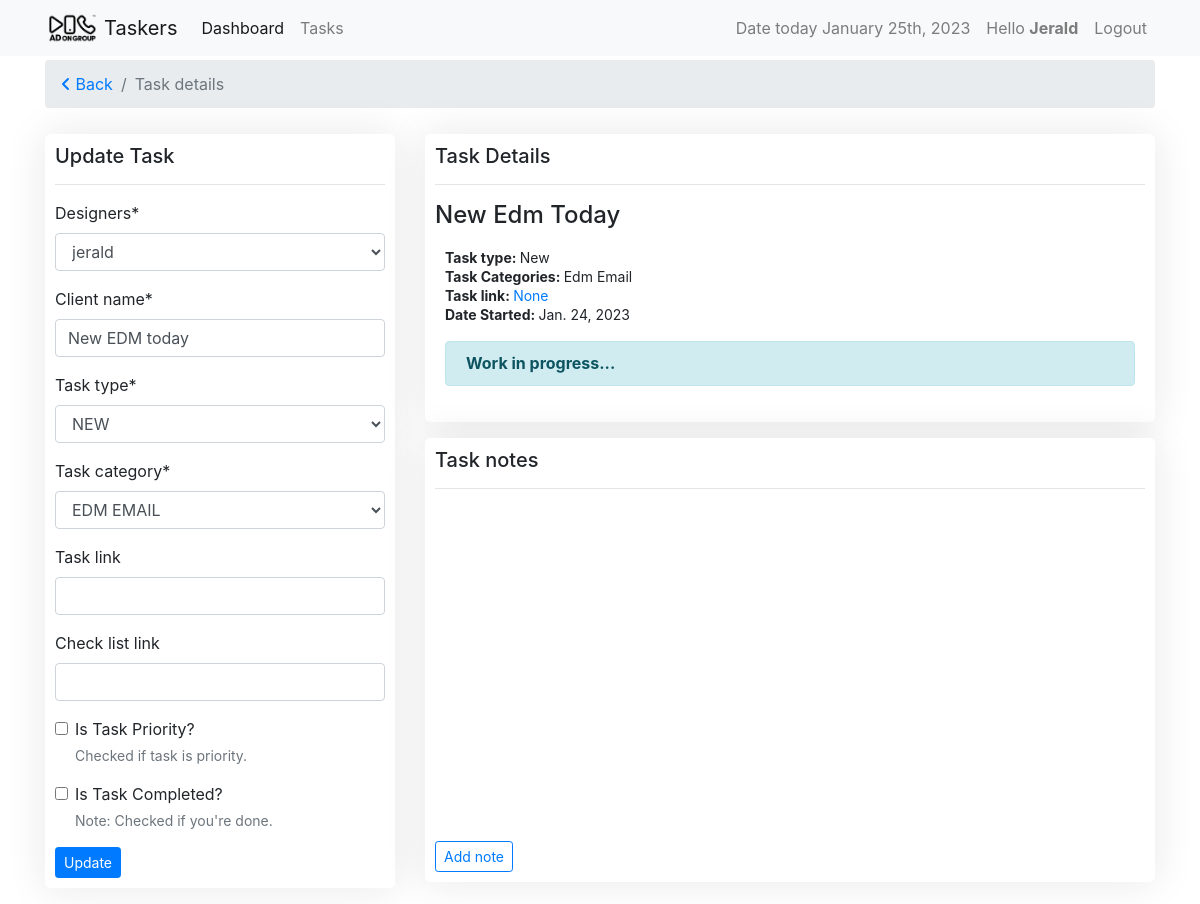
/tasks/new-edm-today-d84b7f4b (signed in), run on an earlier commit of the app's database.
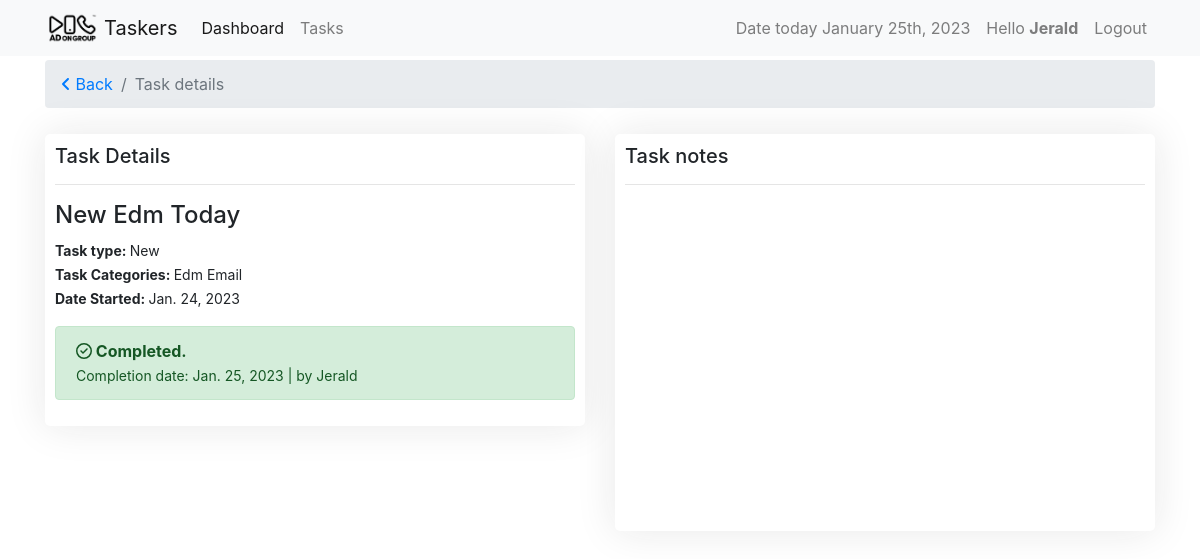
And on a later commit of the database.
### tasks/models.py (models this page shows, shortened)
class Task(models.Model):
    slug = models.SlugField(unique=True, null=True, blank=True)
    user = models.ForeignKey(settings.AUTH_USER_MODEL,
                             on_delete=models.CASCADE, verbose_name='designers')
    task_type = models.ForeignKey(
        TaskType, on_delete=models.CASCADE, default=1)
    task_category = models.ForeignKey(
        TaskCategory, on_delete=models.CASCADE, default=1)
    name = models.CharField(max_length=120, verbose_name="Client name")
    paradise_link = models.URLField(
        blank=True, null=True, verbose_name="task link")
    check_list_link = models.URLField(
        max_length=120, verbose_name='check list link', blank=True, null=True)
    is_priority = models.BooleanField(
        default=False, verbose_name="Is Task Priority?", help_text="Checked if task is priority.")
    is_done = models.BooleanField(default=False, verbose_name="Is Task Completed?",
                                  help_text="Note: Checked if you're done.")
    created = models.DateTimeField(auto_now_add=True)
    updated = models.DateTimeField(auto_now=True)
    class Meta:
        ordering = ['-is_priority', 'is_done', '-updated', '-created']

class BaseTime(models.Model):
    created = models.DateTimeField(auto_now_add=True)
    updated = models.DateTimeField(auto_now=True)

class TaskType(BaseTime, models.Model):
    name = models.CharField(max_length=60)
    task_point = models.FloatField(default=0.0)
    def __str__(self):
        return self.name

class TaskCategory(BaseTime, models.Model):
    name = models.CharField(max_length=120, unique=True)
    task_point = models.FloatField(default=0.0)
    class Meta:
        verbose_name_plural = "Task Categories"
    def __str__(self):
        return self.name

### tasks/views.py (the view, shortened to what this page needs)
# urls.py: path('<slug>', views.TaskUpdateView.as_view(), name="taskdetail"),
class TaskUpdateView(View):
    form_class = AdminTaskForm
    template_name = 'task_detail_template.html'
    @method_decorator(login_required)
    def dispatch(self, *args, **kwargs):
        return super().dispatch(*args, **kwargs)
    def get(self, request, *args, **kwargs):
        task_slug = kwargs.get('slug')
        task = get_object_or_404(Task, slug=task_slug)
        remark_form = RemarksForm(request.POST or None)
        if request.user.is_superuser:
            form = AdminTaskForm(request.POST or None, instance=task)
        else:
            form = self.form_class(request.POST or None, instance=task)
        context = {'form': form, 'instance': task, 'remark_form': remark_form}
        return render(request, self.template_name, context)

### tasks/forms.py
class AdminTaskForm(forms.ModelForm):
    class Meta:
        model = Task
        fields = [
            'user',
            'name',
            'task_type',
            'task_category',
            'paradise_link',
            'check_list_link',
            'is_priority',
            'is_done',
        ]

class RemarksForm(forms.ModelForm):
    class Meta:
        model = TaskRemark
        fields = [
            'remarks',
        ]

### tasks/templates/task_detail_template.html (shortened to what the changed rows need)
{% extends 'base.html' %}
{% load crispy_forms_tags %}
{% block content %}
{% if instance.is_done %}
<div class="row">
    <div class="col-sm-6">
        <div class="card-container mb-3">
            <div>
                <h5>Task Details
                </h5>
                <hr>
                <div class="mb-3">
                    <h4>{{ instance.name|title }}</h4>
                    <small><strong>Task type: </strong>{{ instance.task_type|title }}</small> <br>
                    <small><strong>Task Categories: </strong>{{ instance.task_category|title }}</small> <br>
                    <small><strong>Date Started: </strong>{{ instance.created|date }}</small> <br>
                </div>
                {% if instance.is_done %}
                    <div class="alert alert-success" role="alert">
                        <strong><i class="fa-regular fa-circle-check"></i> Completed.</strong><br>
                        <small>Completion date: {{ instance.updated|date }} | by {{ instance.user|title }}</small>
                    </div>
                {% else %}
                    <div class="alert alert-info" role="alert">
                        <strong>Working in progress...</strong>
                    </div>
                {% endif %}
            </div>
        </div>
    </div>
    <div class="col-sm-6">
        <div class="card-container">
            <div>
                <h5>Task notes</h5>
                <hr>
                <div class="note-scroll">
                </div>
            </div>
        </div>
    </div>
</div>
{% else %}
<div class="row">
    <div class="col-sm-4">
        <div class="card-container mb-3">
            <div>
                <h5>Update Task</h5>
                <hr>
                <form method="POST">
                    {{ form|crispy }}
                    <input class="btn btn-primary btn-sm" type="submit" value="Update">
                </form>
            </div>
        </div>
    </div>
    <div class="col-sm-8">
        <div class="card-container mb-3">
            <div>
                <h5>Task Details
                </h5>
                <hr>
                <h4>{{ instance.name|title }}</h4>
                <div class="text-details">
                    <p class="card-text">
                        <small><strong>Task type: </strong>{{ instance.task_type|title }}</small> <br>
                        <small><strong>Task Categories: </strong>{{ instance.task_category|title }}</small> <br>
                        <small><strong>Task link: </strong><a href="{{ instance.paradise_link }}">{{ instance.paradise_link }}</a></small> <br>
                        <small><strong>Date Started: </strong>{{ instance.created|date }}</small> <br>
                    </p>
                    {% if instance.is_done %}
                    <div class="alert alert-success" role="alert">
                        <strong>Task status: Completed.</strong><br>
                        <small>Completion date: {{ instance.updated|date }} | by {{ instance.user|title }}</small>
                    </div>
                    {% else %}
                    <div class="alert alert-info" role="alert">
                        <strong>Work in progress...</strong>
                    </div>
                    {% endif %}
                </div>
            </div>
        </div>
        <div class="card-container">
            <div>
                <h5>Task notes</h5>
                <hr>
                <div class="note-scroll">
                </div>
                {% if perms.tasks %}
                    {% if perms.tasks.add_taskremark %}
                        <button type="button" class="btn btn-outline-primary btn-sm mt-3" data-toggle="modal" data-target="#addNote">
                            Add note
                        </button>
                    {% endif %}
                {% endif %}
            </div>
        </div>
    </div>
</div>
{% endif %}
{% endblock %}

What changed in the data, as far as the page shows it:
changed Task "New Edm Today": updated (not shown) → "Jan. 25, 2023"; user "jerald" → "Jerald"; name "New EDM today" → "New Edm Today"; task_type "NEW" → "New"; task_category "EDM EMAIL" → "Edm Email"; is_priority "☐" → (not shown); is_done "☐" → (not shown); name "New Edm Today" → (not shown); task_type "New" → (not shown); task_category "Edm Email" → (not shown); paradise_link "None" → (not shown)
Also different on the page:
form field value: "Update" → (not shown)
text no longer shown: "Update Task Designers * Client name * Task type * Task category * Task link Check list link Is Task Priority? Checked if task is priority. Is Task Completed? Note: Checked if you're done. Task link: Work in progress... Add note"
text now shown: "Completed. Completion date: | by"
